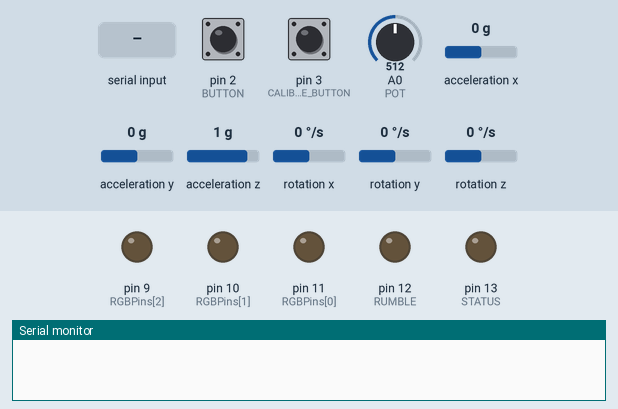
A sketch run on a simulated Arduino Uno, built with avr-gcc and run on an emulated ATmega328P. On the bench: output pins drawn as LEDs (lit = HIGH), the last lines printed to the serial monitor. Wiring (inferred from the names in the program): MPU-9250 motion sensor at I2C address 0x68. Dashed ring = blinking. Inputs (shaded band) come from the test bench; at power-on: pin 3 (CALIBRATE_BUTTON) HIGH, acceleration x 0 g, pin 2 (BUTTON) HIGH, A0 (POT) = 512, acceleration y 0 g, acceleration z 1 g, rotation x 0 °/s, rotation y 0 °/s, rotation z 0 °/s. Random numbers use the default seed unless the sketch sets one.

Above: at 1.2 s.
1.3 s: "DISCOVER" received over Serial
At 3.38 s:
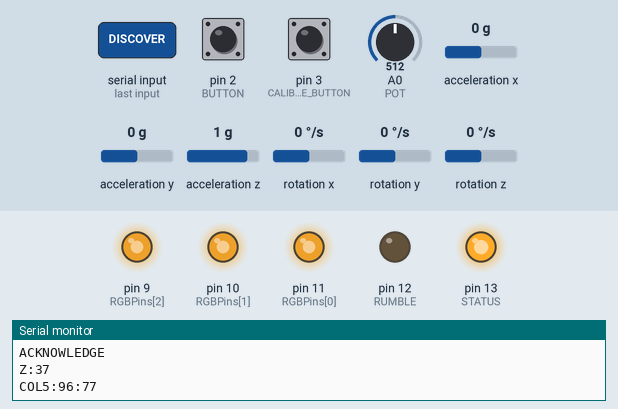
At 4.2 s:
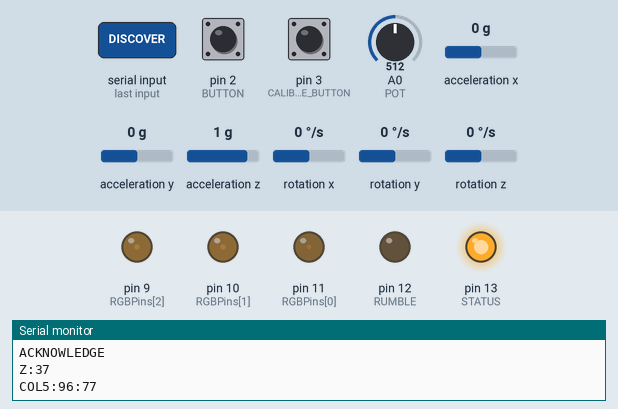
4.3 s: pin 3 (CALIBRATE_BUTTON) pulled LOW for 1 s
8.3 s: acceleration x set to 0.9 g
11.3 s: acceleration x set to 1.2 g
14.3 s: pin 2 (BUTTON) pulled LOW for 1 s
At 14.58 s:
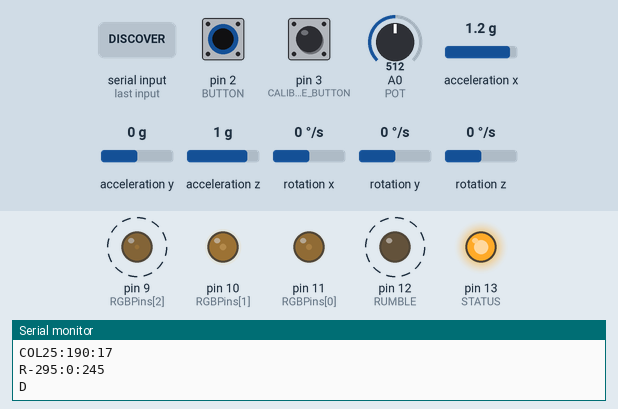
18.3 s: pin 2 (BUTTON) pulled LOW for 0.15 s
At 26.74 s:
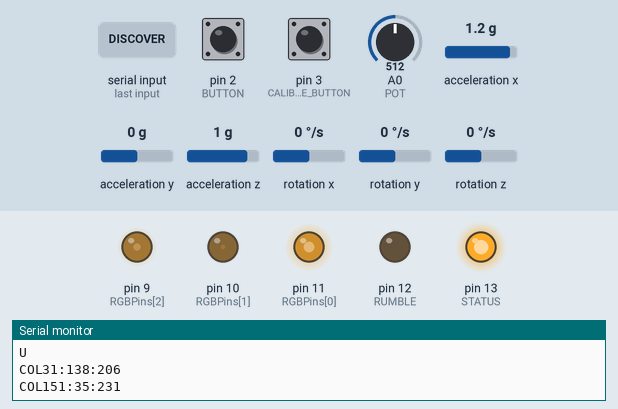
Timing chart, 0 to 28.3 s (numbered marks = the images above; inputs shaded):
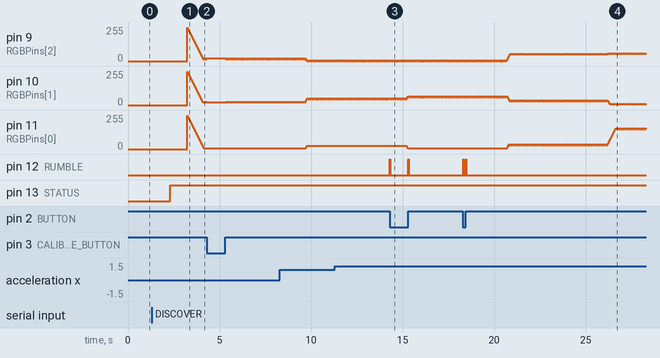

Measured:
- after the input at 1.3 s, pin 13 (STATUS): LOW → HIGH after 1.0 s
- after the input at 14.3 s, pin 12 (RUMBLE): alternates HIGH for 0.03 s and LOW for 0.97 s, 4 changes in all, then stays LOW, starting at once
- after the input at 18.3 s, pin 12 (RUMBLE): alternates HIGH for 0.02 s and LOW for 0.13 s, 4 changes in all, then stays LOW, starting at once

The sketch:

InterfaceWithCSharp.ino
```cpp
#include <Wire.h>
#define STATUS 13
#define BUTTON 2
#define CALIBRATE_BUTTON 3
#define POT A0
#define RUMBLE 12

#define    MPU9250_ADDRESS            0x68
#define    MAG_ADDRESS                0x0C
#define    GYRO_FULL_SCALE_250_DPS    0x00
#define    GYRO_FULL_SCALE_500_DPS    0x08
#define    GYRO_FULL_SCALE_1000_DPS   0x10
#define    GYRO_FULL_SCALE_2000_DPS   0x18
#define    ACC_FULL_SCALE_2_G        0x00
#define    ACC_FULL_SCALE_4_G        0x08
#define    ACC_FULL_SCALE_8_G        0x10
#define    ACC_FULL_SCALE_16_G       0x18

#define ROTATION_COMMAND 'R'
#define ZOOM_COMMAND 'Z'
#define BUTTON_DOWN_COMMAND 'D'
#define BUTTON_UP_COMMAND 'U'
#define CALIBRATE_COMMAND 'C'
#define COLOR_COMMAND "COL"

bool connectedToClient = false;
static bool isButtonDown = false;
int shortBuzzTime = 25;
unsigned long buzzMillis = 0;

struct Vector3
{
  int16_t x;
  int16_t y;
  int16_t z;
};
byte RGBPins[3] = {11,10,9};
Vector3 localRGBColor = {255,255,255};
Vector3 gameRGBColor = {255,255,255};
float redBias = 1;
float greenBias = 0.25;
float blueBias = 0.25;

//Equality operator overloads for Vector3
inline bool operator==(const Vector3& lhs, const Vector3& rhs){ if(lhs.x == rhs.x && lhs.y == rhs.y && lhs.z == rhs.z)return true; else return false; }
inline bool operator!=(const Vector3& lhs, const Vector3& rhs){ return !(lhs == rhs); }

void setup()
{
  Wire.begin();
  Serial.begin(115200);
  pinMode(STATUS, OUTPUT);
  pinMode(RUMBLE, OUTPUT);
  pinMode(POT, INPUT);
  pinMode(BUTTON, INPUT_PULLUP);
  pinMode(CALIBRATE_BUTTON, INPUT_PULLUP);
  for(int i = 0; i<3; i++) pinMode(RGBPins[i], OUTPUT);
  attachInterrupt(digitalPinToInterrupt(BUTTON), SendButton, CHANGE);
  attachInterrupt(digitalPinToInterrupt(CALIBRATE_BUTTON), SendCalibrate, LOW);
  // Configure gyroscope range
  I2CwriteByte(MPU9250_ADDRESS,27,GYRO_FULL_SCALE_2000_DPS);
  // Configure accelerometers range
  I2CwriteByte(MPU9250_ADDRESS,28,ACC_FULL_SCALE_16_G);
}

void I2Cread(uint8_t Address, uint8_t Register, uint8_t Nbytes, uint8_t* Data)
{
  // Set register address
  Wire.beginTransmission(Address);
  Wire.write(Register);
  Wire.endTransmission();

  // Read Nbytes
  Wire.requestFrom(Address, Nbytes);
  uint8_t index=0;
  while (Wire.available())
  Data[index++]=Wire.read();
}

void I2CwriteByte(uint8_t Address, uint8_t Register, uint8_t Data)
{
  // Set register address
  Wire.beginTransmission(Address);
  Wire.write(Register);
  Wire.write(Data);
  Wire.endTransmission();
}

bool buttonDebounce = false;
int16_t rgbCount = 250;
void loop()
{
	while (!connectedToClient) //Wait for client hand-shake
	{
		if (Serial.available() > 0)
		{
			String incomming = Serial.readString();
			if (incomming == "DISCOVER")
			{
				Serial.println("ACKNOWLEDGE");
        digitalWrite(STATUS, HIGH);
				connectedToClient = true;
        isButtonDown = !digitalRead(BUTTON);
			}
		}
	}

	if (connectedToClient)
	{
    //Recieve commands
		if (Serial.available() > 0)
		{
      String incomming = Serial.readString();
      if (incomming == "DISCOVER") //If the client decides to reconnect, do not ignore the DISCOVER command.
      {
        Serial.println("ACKNOWLEDGE");
        digitalWrite(STATUS, HIGH);
        connectedToClient = true;
        isButtonDown = !digitalRead(BUTTON);
      }
      else if(incomming == "TERMINATE")
      {
        digitalWrite(STATUS, LOW);
        connectedToClient = false;
      }
      else
      {
        ParseIncommingCommand(incomming);
      }
		}
    //Send Commands

    bool isBuzzing = buzzMillis+shortBuzzTime > millis();
    if(!isBuzzing)
    {
        SendGyroData();
        SendPotValue();
    }
    digitalWrite(RUMBLE, isBuzzing);

    if(localRGBColor != gameRGBColor)
    {
      FadeColors();
    }

    if(rgbCount >= 300)
    {
       GenerateColor();
       rgbCount = 0;
    }


    delay(16.2); //Delay to match 60 updates per second. Otherwise, the serial bus would be flooded with commands.
    isButtonDown = !digitalRead(BUTTON); //Even though the button is on an interupt system, the pin still needs to be checked to ensure the interupt has the correct button state.
    rgbCount++;
	}

}

void FadeColors()
{
  StepInt(localRGBColor.x, gameRGBColor.x*redBias, 5);
  StepInt(localRGBColor.y, gameRGBColor.y*greenBias, 5);
  StepInt(localRGBColor.z, gameRGBColor.z*blueBias, 5);
  analogWrite(RGBPins[0], localRGBColor.x); //Red
  analogWrite(RGBPins[1], localRGBColor.y); //Green
  analogWrite(RGBPins[2], localRGBColor.z); //Blue
}

void StepInt(int16_t &a, int16_t b, uint16_t rate)
{
  if(a == b)
    return;
  if(b > a)
    a+=rate;
  else
    a-=rate;
  if(a>=255) a = 255;
  if(a<=0) a = 0;
}

int lastPtValue = 1;
void SendPotValue()
{
  int ptValue = analogRead(POT);
  int z = map(ptValue, 0, 1024, 15, 60);
  if(z != lastPtValue)
  {
      Serial.print(ZOOM_COMMAND);
      Serial.print(':');
      Serial.print(z);
      Serial.println("");
      lastPtValue = z;
  }
}

Vector3 lastAccl;
void SendGyroData()
{
    // Read accelerometer and gyroscope
    uint8_t Buf[14];
    I2Cread(MPU9250_ADDRESS,0x3B,14,Buf);

    Vector3 accl;
    // Create 16 bits values from 8 bits data
    // Accelerometer
    accl.x=-(Buf[0]<<8 | Buf[1]);
    accl.y=-(Buf[2]<<8 | Buf[3]);
    accl.z= Buf[4]<<8 | Buf[5];

    accl.x = map(accl.x, -3000, 3000, -360, 360);
    accl.y = map(accl.y, -3000, 3000, -360, 360);
    accl.z = map(accl.z, -3000, 3000, -360, 360);
    // Gyroscope
    int16_t gx=-(Buf[8]<<8 | Buf[9]);
    int16_t gy=-(Buf[10]<<8 | Buf[11]);
    int16_t gz=Buf[12]<<8 | Buf[13];

    if(VectorDistance(accl, lastAccl) > 5) //Compress accl data before sending
    {
         // Accelerometer Out
        Serial.print(ROTATION_COMMAND);
        Serial.print (accl.x,DEC);
        Serial.print (":");
        Serial.print (accl.y,DEC);
        Serial.print (":");
        Serial.print (accl.z,DEC);
        Serial.println("");
        lastAccl = accl;
    }
    //delay(16.6); //Delay for 60 updates per second.
}

float VectorDistance(Vector3 a, Vector3 b)
{
    return sqr( pow((b.x-a.x),2) + pow((b.y-a.y),2) + pow((b.z-a.z),2));
}

int sqr(int x) //Fast square Root
{
    int s, t;
    s = 1;  t = x;
    while (s < t) {
        s <<= 1;
        t >>= 1;
    }
    do {
        t = s;
        s = (x / s + s) >> 1;
    } while (s < t);
    return t;
}

void SendButton()
{
     static unsigned long last_interrupt_time = 0;
     unsigned long interrupt_time = millis();
     if (interrupt_time - last_interrupt_time > 10) //Debounce check
     {
        Serial.println(isButtonDown == false ? BUTTON_DOWN_COMMAND : BUTTON_UP_COMMAND);
        buzzMillis = interrupt_time;
        isButtonDown = !isButtonDown;
     }
     last_interrupt_time = interrupt_time;
}

void SendCalibrate()
{
     static unsigned long last_interrupt_time2 = 0;
     unsigned long interrupt_time = millis();
     if (interrupt_time - last_interrupt_time2 > 10) //Debounce check
     {
        Serial.println(CALIBRATE_COMMAND);
     }
     last_interrupt_time2 = interrupt_time;
}

void ParseIncommingCommand(String inc) //Send commands in C# using SerialPort.Write, not SerialPort.WriteLine!
{									                      //Send C# commands in this format PIN:INPUTOUTPUT:HIGHLOW
                                        //EX:    12:1:1 (Set pin 12 to output and set to high)
	//Serial.print(millis()/1000);
	//Serial.print("s RECEIVED COMMAND: ");
	//Serial.println(inc);
	String cmd1 = GetValue(inc, ':', 0);
	String cmd2 = GetValue(inc, ':', 1);
	String cmd3 = GetValue(inc, ':', 2);

  int pin = cmd1.toInt();
  pinMode(pin, cmd2 == "0" ? INPUT : OUTPUT);
  pinMode(pin, cmd3 == "1" ? HIGH : LOW);
}

void GenerateColor()
{
  randomSeed(millis());
  gameRGBColor.x = random(0,255);
  gameRGBColor.y = random(0,255);
  gameRGBColor.z = random(0,255);
  Serial.print(COLOR_COMMAND); Serial.print(gameRGBColor.x);
  Serial.print(":"); Serial.print(gameRGBColor.y);
  Serial.print(":"); Serial.print(gameRGBColor.z); Serial.println("");
}

String GetValue(String data, char separator, int index) //split strings by delimiters
{
	int found = 0;
	int strIndex[] = {0, -1 };
	int maxIndex = data.length() - 1;
	for (int i = 0; i <= maxIndex && found <= index; i++) {
		if (data.charAt(i) == separator || i == maxIndex) {
			found++;
			strIndex[0] = strIndex[1] + 1;
			strIndex[1] = (i == maxIndex) ? i + 1 : i;
		}
	}
	return found>index ? data.substring(strIndex[0], strIndex[1]) : "";
}
```
